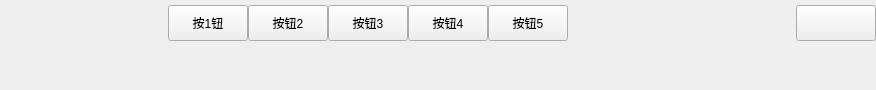
<?xml version="1.0" encoding="UTF-8"?>
<ui version="4.0">
 <class>AppHeadeTitle</class>
 <widget class="QWidget" name="AppHeadeTitle">
  <property name="geometry">
   <rect>
    <x>0</x>
    <y>0</y>
    <width>876</width>
    <height>90</height>
   </rect>
  </property>
  <property name="windowTitle">
   <string>Form</string>
  </property>
  <property name="styleSheet">
   <string notr="true"/>
  </property>
  <layout class="QVBoxLayout" name="verticalLayout_4">
   <property name="spacing">
    <number>0</number>
   </property>
   <property name="leftMargin">
    <number>0</number>
   </property>
   <property name="topMargin">
    <number>0</number>
   </property>
   <property name="rightMargin">
    <number>0</number>
   </property>
   <property name="bottomMargin">
    <number>0</number>
   </property>
   <item>
    <widget class="QWidget" name="widgetHeadMenu" native="true">
     <property name="minimumSize">
      <size>
       <width>262</width>
       <height>45</height>
      </size>
     </property>
     <property name="styleSheet">
      <string notr="true"/>
     </property>
     <layout class="QHBoxLayout" name="horizontalLayout_2">
      <property name="spacing">
       <number>0</number>
      </property>
      <property name="leftMargin">
       <number>0</number>
      </property>
      <property name="topMargin">
       <number>0</number>
      </property>
      <property name="rightMargin">
       <number>0</number>
      </property>
      <property name="bottomMargin">
       <number>0</number>
      </property>
      <item>
       <widget class="QLabel" name="labelTitleIcon">
        <property name="minimumSize">
         <size>
          <width>138</width>
          <height>90</height>
         </size>
        </property>
        <property name="maximumSize">
         <size>
          <width>138</width>
          <height>90</height>
         </size>
        </property>
        <property name="text">
         <string/>
        </property>
       </widget>
      </item>
      <item>
       <layout class="QVBoxLayout" name="verticalLayout">
        <item>
         <widget class="QWidget" name="widgetSpacing" native="true">
          <property name="minimumSize">
           <size>
            <width>0</width>
            <height>5</height>
           </size>
          </property>
          <property name="maximumSize">
           <size>
            <width>16777215</width>
            <height>5</height>
           </size>
          </property>
         </widget>
        </item>
        <item>
         <layout class="QHBoxLayout" name="horizontalLayout">
          <item>
           <layout class="QHBoxLayout" name="horizontalLayout_7">
            <property name="spacing">
             <number>0</number>
            </property>
            <property name="leftMargin">
             <number>30</number>
            </property>
            <item>
             <widget class="QPushButton" name="pushButtonDocMan">
              <property name="maximumSize">
               <size>
                <width>16777215</width>
                <height>60</height>
               </size>
              </property>
              <property name="styleSheet">
               <string notr="true"/>
              </property>
              <property name="text">
               <string>按1钮</string>
              </property>
              <property name="checkable">
               <bool>true</bool>
              </property>
             </widget>
            </item>
            <item>
             <widget class="QPushButton" name="pushButtonDecisiondMan">
              <property name="maximumSize">
               <size>
                <width>16777215</width>
                <height>60</height>
               </size>
              </property>
              <property name="styleSheet">
               <string notr="true"/>
              </property>
              <property name="text">
               <string>按钮2</string>
              </property>
              <property name="checkable">
               <bool>true</bool>
              </property>
             </widget>
            </item>
            <item>
             <widget class="QPushButton" name="pushButtonFightLayout">
              <property name="maximumSize">
               <size>
                <width>16777215</width>
                <height>60</height>
               </size>
              </property>
              <property name="styleSheet">
               <string notr="true"/>
              </property>
              <property name="text">
               <string>按钮3</string>
              </property>
              <property name="checkable">
               <bool>true</bool>
              </property>
             </widget>
            </item>
            <item>
             <widget class="QPushButton" name="pushButtonDatabaseCenter">
              <property name="maximumSize">
               <size>
                <width>16777215</width>
                <height>60</height>
               </size>
              </property>
              <property name="text">
               <string>按钮4</string>
              </property>
              <property name="checkable">
               <bool>true</bool>
              </property>
             </widget>
            </item>
            <item>
             <widget class="QPushButton" name="pushButtonAccidentCase">
              <property name="maximumSize">
               <size>
                <width>16777215</width>
                <height>60</height>
               </size>
              </property>
              <property name="text">
               <string>按钮5</string>
              </property>
              <property name="checkable">
               <bool>true</bool>
              </property>
             </widget>
            </item>
            <item>
             <spacer name="horizontalSpacer_5">
              <property name="orientation">
               <enum>Qt::Horizontal</enum>
              </property>
              <property name="sizeHint" stdset="0">
               <size>
                <width>40</width>
                <height>20</height>
               </size>
              </property>
             </spacer>
            </item>
           </layout>
          </item>
          <item>
           <widget class="QPushButton" name="pushButtonExit">
            <property name="minimumSize">
             <size>
              <width>80</width>
              <height>36</height>
             </size>
            </property>
            <property name="maximumSize">
             <size>
              <width>80</width>
              <height>36</height>
             </size>
            </property>
            <property name="styleSheet">
             <string notr="true"/>
            </property>
            <property name="text">
             <string/>
            </property>
           </widget>
          </item>
         </layout>
        </item>
        <item>
         <spacer name="verticalSpacer">
          <property name="orientation">
           <enum>Qt::Vertical</enum>
          </property>
          <property name="sizeHint" stdset="0">
           <size>
            <width>20</width>
            <height>40</height>
           </size>
          </property>
         </spacer>
        </item>
       </layout>
      </item>
     </layout>
    </widget>
   </item>
  </layout>
 </widget>
 <resources/>
 <connections/>
</ui>
